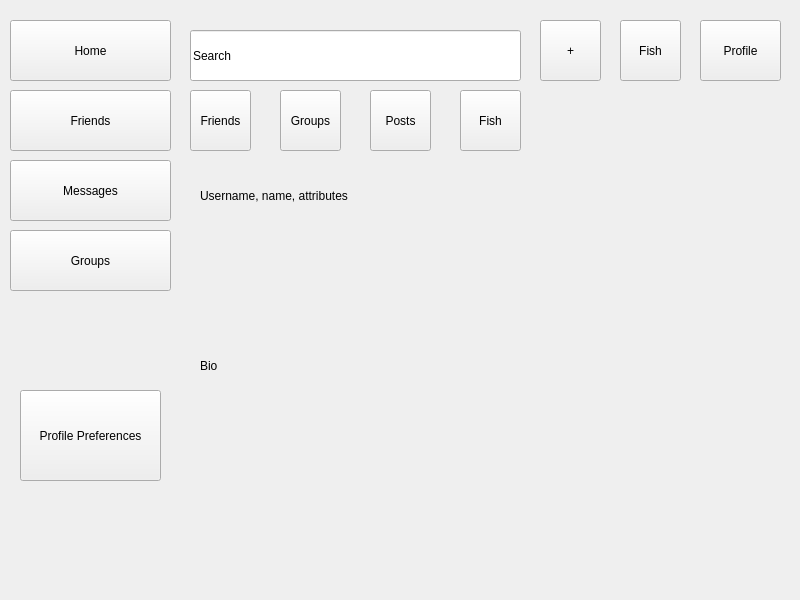
<?xml version="1.0" encoding="UTF-8"?>
<ui version="4.0">
 <class>Form</class>
 <widget class="QWidget" name="Form">
  <property name="geometry">
   <rect>
    <x>0</x>
    <y>0</y>
    <width>800</width>
    <height>600</height>
   </rect>
  </property>
  <property name="windowTitle">
   <string>Form</string>
  </property>
  <widget class="QLabel" name="label">
   <property name="geometry">
    <rect>
     <x>200</x>
     <y>250</y>
     <width>551</width>
     <height>231</height>
    </rect>
   </property>
   <property name="text">
    <string>Bio</string>
   </property>
  </widget>
  <widget class="QPushButton" name="messageButton">
   <property name="geometry">
    <rect>
     <x>10</x>
     <y>160</y>
     <width>161</width>
     <height>61</height>
    </rect>
   </property>
   <property name="text">
    <string>Messages</string>
   </property>
  </widget>
  <widget class="QLineEdit" name="searchBar">
   <property name="geometry">
    <rect>
     <x>190</x>
     <y>30</y>
     <width>331</width>
     <height>51</height>
    </rect>
   </property>
   <property name="text">
    <string>Search</string>
   </property>
  </widget>
  <widget class="QPushButton" name="postButton">
   <property name="geometry">
    <rect>
     <x>540</x>
     <y>20</y>
     <width>61</width>
     <height>61</height>
    </rect>
   </property>
   <property name="text">
    <string>+</string>
   </property>
  </widget>
  <widget class="QPushButton" name="friendsButton">
   <property name="geometry">
    <rect>
     <x>10</x>
     <y>90</y>
     <width>161</width>
     <height>61</height>
    </rect>
   </property>
   <property name="text">
    <string>Friends</string>
   </property>
  </widget>
  <widget class="QPushButton" name="profileButton">
   <property name="geometry">
    <rect>
     <x>700</x>
     <y>20</y>
     <width>81</width>
     <height>61</height>
    </rect>
   </property>
   <property name="text">
    <string>Profile</string>
   </property>
  </widget>
  <widget class="QPushButton" name="homeButton">
   <property name="geometry">
    <rect>
     <x>10</x>
     <y>20</y>
     <width>161</width>
     <height>61</height>
    </rect>
   </property>
   <property name="text">
    <string>Home</string>
   </property>
  </widget>
  <widget class="QPushButton" name="fishButton">
   <property name="geometry">
    <rect>
     <x>620</x>
     <y>20</y>
     <width>61</width>
     <height>61</height>
    </rect>
   </property>
   <property name="text">
    <string>Fish</string>
   </property>
  </widget>
  <widget class="QPushButton" name="groupButton">
   <property name="geometry">
    <rect>
     <x>10</x>
     <y>230</y>
     <width>161</width>
     <height>61</height>
    </rect>
   </property>
   <property name="text">
    <string>Groups</string>
   </property>
  </widget>
  <widget class="QPushButton" name="friends">
   <property name="geometry">
    <rect>
     <x>190</x>
     <y>90</y>
     <width>61</width>
     <height>61</height>
    </rect>
   </property>
   <property name="text">
    <string>Friends</string>
   </property>
  </widget>
  <widget class="QPushButton" name="fish">
   <property name="geometry">
    <rect>
     <x>460</x>
     <y>90</y>
     <width>61</width>
     <height>61</height>
    </rect>
   </property>
   <property name="text">
    <string>Fish</string>
   </property>
  </widget>
  <widget class="QPushButton" name="posts">
   <property name="geometry">
    <rect>
     <x>370</x>
     <y>90</y>
     <width>61</width>
     <height>61</height>
    </rect>
   </property>
   <property name="text">
    <string>Posts</string>
   </property>
  </widget>
  <widget class="QPushButton" name="groups">
   <property name="geometry">
    <rect>
     <x>280</x>
     <y>90</y>
     <width>61</width>
     <height>61</height>
    </rect>
   </property>
   <property name="text">
    <string>Groups</string>
   </property>
  </widget>
  <widget class="QLabel" name="label_2">
   <property name="geometry">
    <rect>
     <x>200</x>
     <y>170</y>
     <width>551</width>
     <height>51</height>
    </rect>
   </property>
   <property name="text">
    <string>Username, name, attributes</string>
   </property>
  </widget>
  <widget class="QPushButton" name="editProfile">
   <property name="geometry">
    <rect>
     <x>20</x>
     <y>390</y>
     <width>141</width>
     <height>91</height>
    </rect>
   </property>
   <property name="text">
    <string>Profile Preferences</string>
   </property>
  </widget>
 </widget>
 <resources/>
 <connections/>
</ui>
